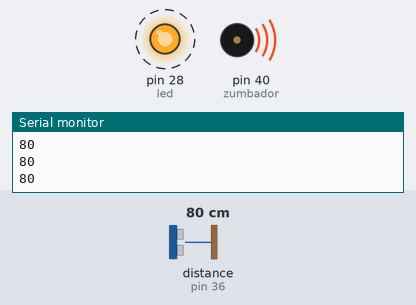
This sketch was run on a simulated Arduino Mega 2560, built with avr-gcc and run on an emulated ATmega2560. Parts: output pins drawn as LEDs (lit = HIGH), buzzer (waves = sounding, pin HIGH), the last lines printed to the serial monitor. Wiring (inferred from the names in the program): ultrasonic range finder: trigger pin 32; echo pin 36. Dashed ring = blinking. Inputs (shaded band) come from the test bench; at power-on: distance to the obstacle (sensor on pin 36) 80 cm. The echo pulse lasts 58.3 µs per cm; pins used as bus, display or sensor lines are not drawn.

Above: at 1.29 s.
1.3 s: distance to the obstacle (sensor on pin 36) set to 95 cm
4.3 s: distance to the obstacle (sensor on pin 36) set to 103 cm
At 4.3 s:
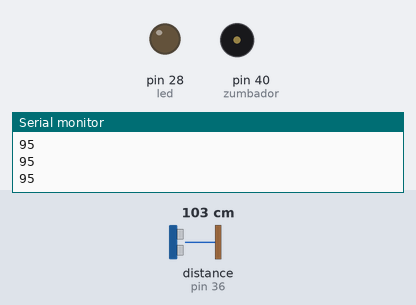
5.8 s: distance to the obstacle (sensor on pin 36) set to 2 cm
At 6.08 s:
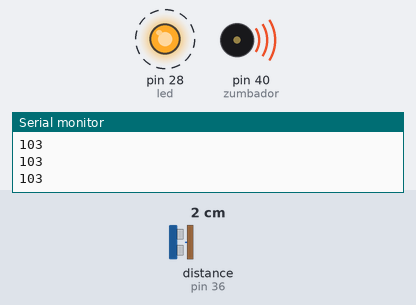
8.8 s: distance to the obstacle (sensor on pin 36) set to 120 cm
Timing chart, 0 to 11.3 s (numbered marks = the images above; inputs shaded):
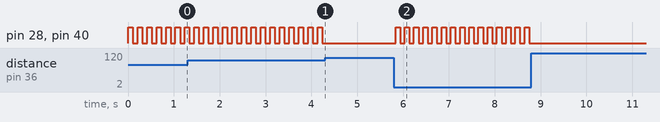

Measured:
- the behaviour switches between 99 and 100 cm on distance to the obstacle (sensor on pin 36) (found by bisection; images 0 and 1)
- after the input at 4.3 s, pin 28 (led), pin 40 (zumbador): stops changing and stays LOW
- after the input at 5.8 s, pin 28 (led), pin 40 (zumbador): alternates HIGH for 0.10 s and LOW for 0.10 s, starting at once
- after the input at 8.8 s, pin 28 (led), pin 40 (zumbador): stops changing and stays LOW
- by itself, pin 28 (led), pin 40 (zumbador): alternates HIGH for 0.10 s and LOW for 0.11 s

The sketch:

ultrasonico_con_led.ino
```cpp
#define trigPin 32  // Arduino pin tied to trigger pin on the ultrasonic sensor.
#define echoPin 36 // Arduino pin tied to echo pin on the ultrasonic sensor.

const int zumbador = 40; // Zumbador conectado al pin 6
const int led = 28; // LED conectado al pin 6

void setup() {
Serial.begin(115200); // Open serial monitor at 115200 baud to see ping results.
pinMode(trigPin,OUTPUT);
pinMode(echoPin,INPUT);
pinMode(zumbador, OUTPUT);
pinMode(led, OUTPUT);
}

void loop() {
int duration, distance, pausa;
digitalWrite(trigPin,HIGH);
delayMicroseconds(500);
digitalWrite(trigPin, LOW);
duration = pulseIn(echoPin,HIGH);
distance = (duration)/58;
if(distance >= 546 || distance <= 1){
Serial.println();
}
else {
Serial.print(distance);
Serial.println();
}
if(distance < 100){
pausa = distance * 10;
digitalWrite(zumbador, HIGH);
digitalWrite(led, HIGH);
delay(100);
}

digitalWrite(zumbador, LOW);
digitalWrite(led, LOW);
delay(100);
}
```
